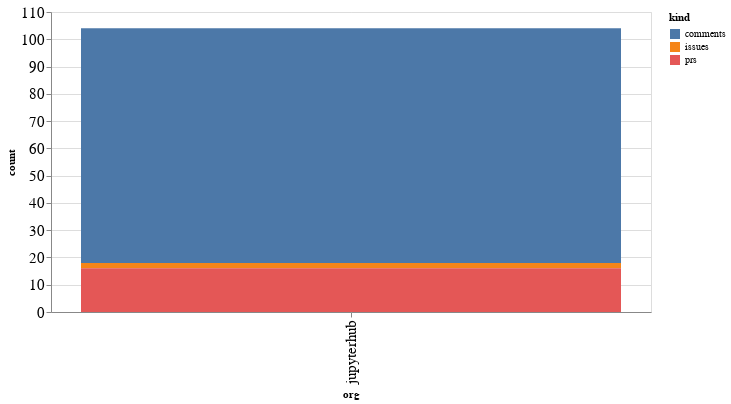

Source (notebook cell):
### Code cell
alt.Chart(org_summaries, width=600).mark_bar().encode(
    x='org',
    y='count',
    color='kind',
    tooltip="org"
)

### Figure 1 — Vega-Lite specification as saved in the notebook (floating-point values rounded to 4 significant figures)
{"config": {"axisLeft": {"labelFontSize": 15}, "axisBottom": {"labelFontSize": 15}}, "data": {"name": "data-cad5a410293045f25bfb45dd00751e86"}, "mark": "bar", "encoding": {"color": {"type": "nominal", "field": "kind"}, "tooltip": {"type": "nominal", "field": "org"}, "x": {"type": "nominal", "field": "org"}, "y": {"type": "quantitative", "field": "count"}}, "width": 600, "$schema": "https://vega.github.io/schema/vega-lite/v4.8.1.json", "datasets": {"data-cad5a410293045f25bfb45dd00751e86": [{"org": "jupyterhub", "kind": "comments", "count": 86}, {"org": "jupyterhub", "kind": "issues", "count": 2}, {"org": "jupyterhub", "kind": "prs", "count": 16}]}}
